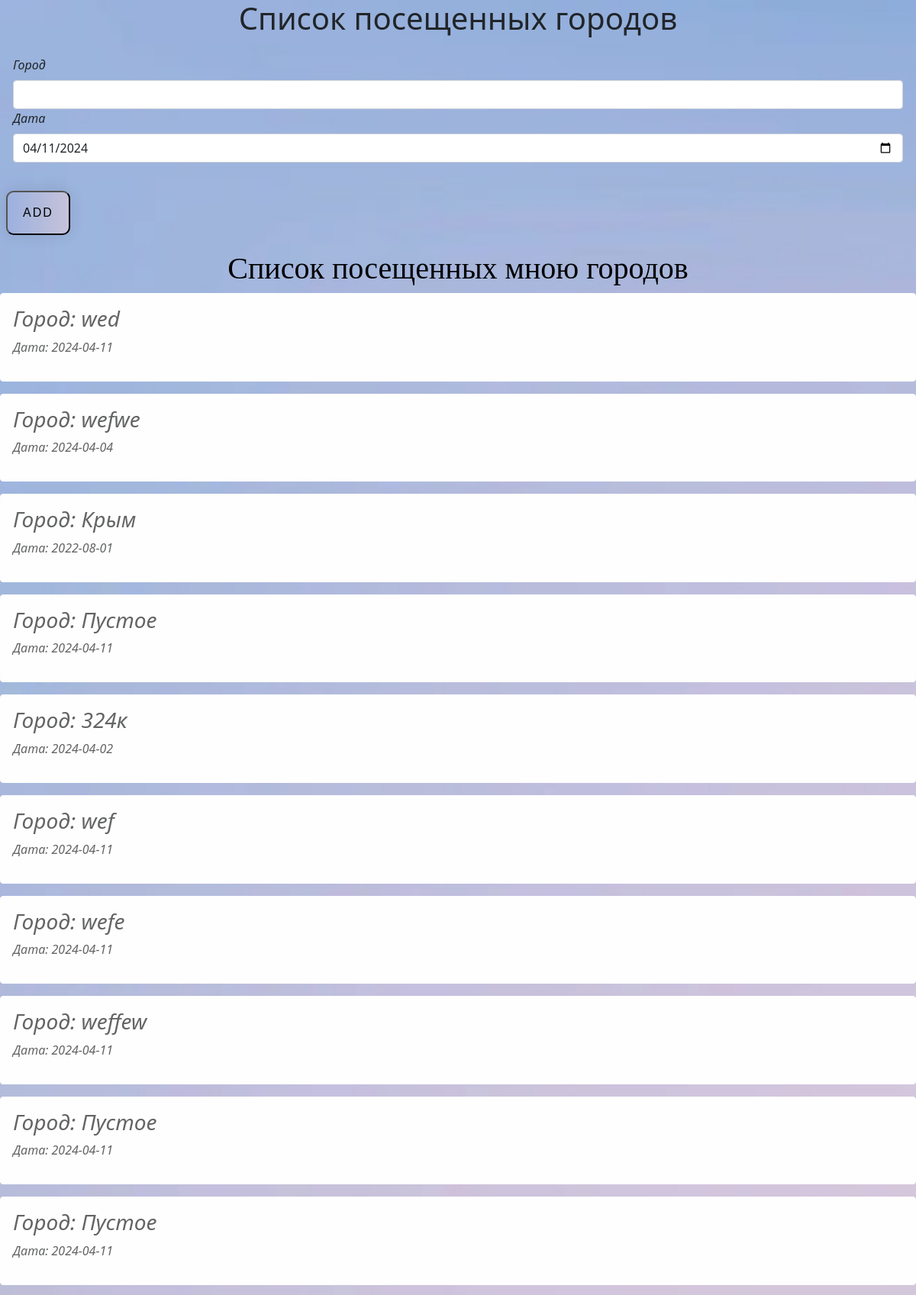
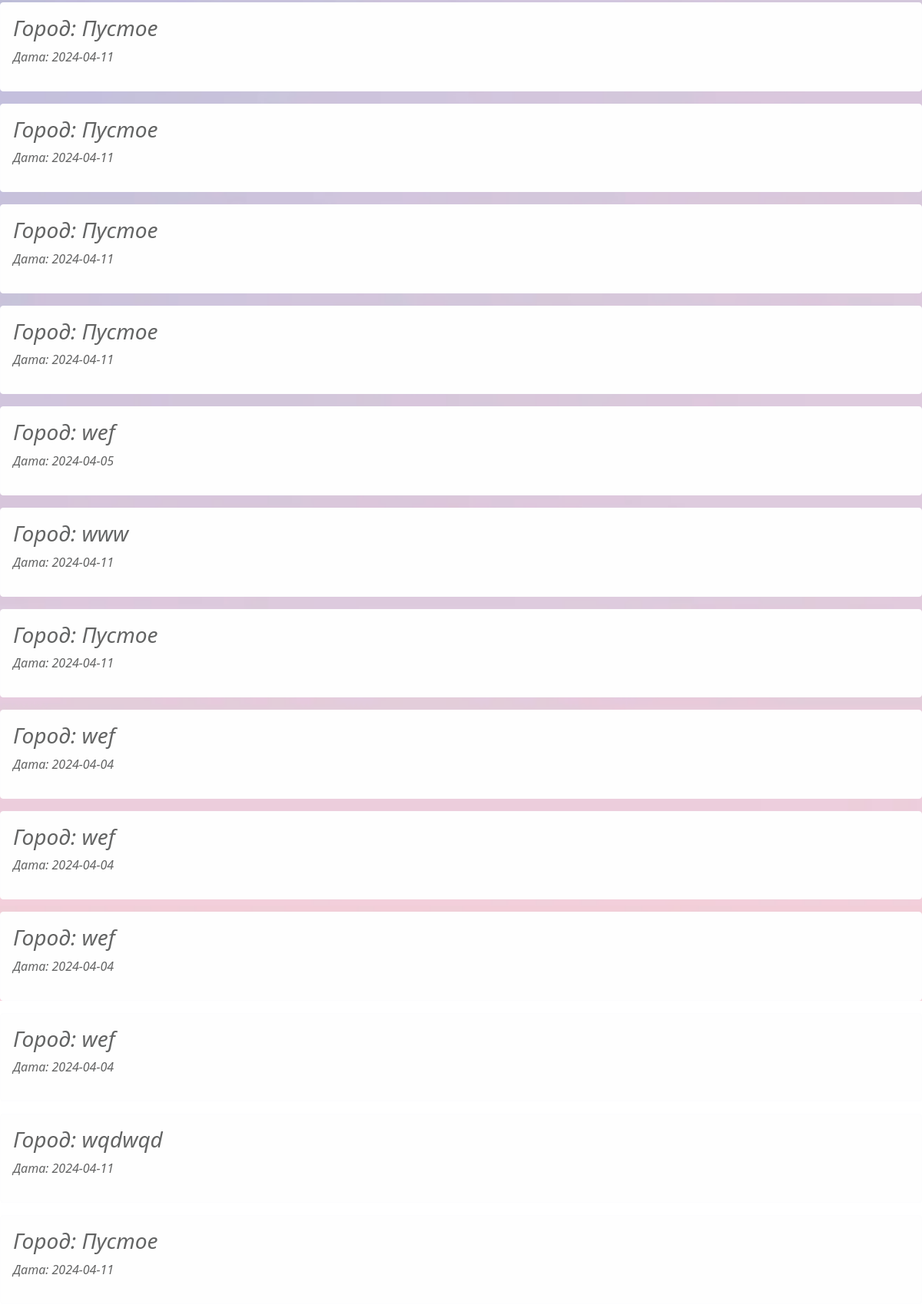
The page / (upper part) on the database its author committed (2 pictures, top to bottom).
### main.py (models this page shows)
class Town(db.Model):
    id = db.Column(db.Integer, primary_key=True)
    town = db.Column(db.String(300))
    visit_date = db.Column(db.String(20))
    def __repr__(self):
        return f'<Town {self.id} / {self.visit_date}> {self.town}'

### main.py (the view)
@app.route('/')
def main():
    towns = Town.query.all()
    print(towns)
    return render_template('index.html', towns_list=towns)

### templates/index.html (shortened to what this page needs)
<html>
<head>
    <link href="static/style.css" rel="stylesheet">
    <link rel="stylesheet" type="text/css" href="media/styles/style.css" />
    <link href="https://cdn.jsdelivr.net/npm/bootstrap@5.0.2/dist/css/bootstrap.min.css" rel="stylesheet">
</head>
<body>
<header>
    <center><h1>Список посещенных городов</h1></center>
</header>
    <form>
        <div class="alert mt-2" style="font-style:italic">
            <label for="town" class="form-label">Город</label>
            <input type="text" name="town" id="town" class="form-control">
            <label for="visit_date" class="form-label">Дата</label>
            <input type="date" name="visit_date" id="visit_date" class="form-control">
        </div>
        <button class="gradient-button" onClick="addTown()">Add</button></center>
    </form>
     <center><h1><font color="black" face="fw-normal"> Список посещенных мною городов</font> </h1></center>
    {% if towns_list %}
        {% for town in towns_list %}
            <div class="alert alert-light mt-2" style="font-style:italic">
                <h3>Город: {{ town['town'] }}</h3>
                <p>Дата: {{ town['visit_date'] }}</p>
            </div>
        {% endfor %}
    {% else %}
<p><font  color="white" face="fw-normal">Люблю сидеть дома)</font></p>
    {% endif %}
</body>
</html>

### rows shown on the page
Town: town "wed", visit_date "2024-04-11"
Town: town "wefwe", visit_date "2024-04-04"
Town: town "Крым", visit_date "2022-08-01"
Town: town "Пустое", visit_date "2024-04-11"
Town: town "324к", visit_date "2024-04-02"
Town: town "wef", visit_date "2024-04-11"
Town: town "wefe", visit_date "2024-04-11"
Town: town "weffew", visit_date "2024-04-11"
Town: town "Пустое", visit_date "2024-04-11"
Town: town "Пустое", visit_date "2024-04-11"
Town: town "Пустое", visit_date "2024-04-11"
Town: town "Пустое", visit_date "2024-04-11"
Town: town "Пустое", visit_date "2024-04-11"
Town: town "Пустое", visit_date "2024-04-11"
Town: town "wef", visit_date "2024-04-05"
Town: town "www", visit_date "2024-04-11"
Town: town "Пустое", visit_date "2024-04-11"
Town: town "wef", visit_date "2024-04-04"
Town: town "wef", visit_date "2024-04-04"
Town: town "wef", visit_date "2024-04-04"
Town: town "wef", visit_date "2024-04-04"
Town: town "wqdwqd", visit_date "2024-04-11"
Town: town "Пустое", visit_date "2024-04-11"
